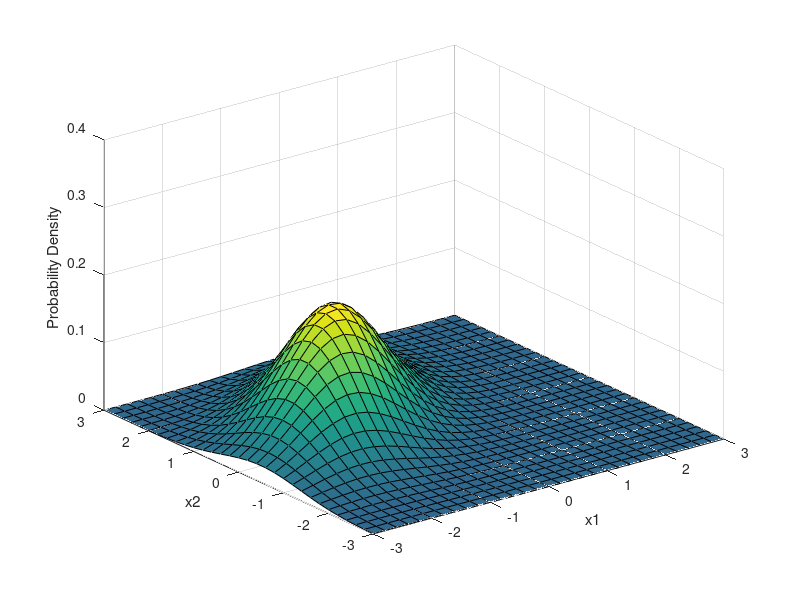

This chart was generated by the following MATLAB code:
mu = [-1 0.5];
Sigma = [1 .5; .5 1];

x1 = -3:.2:3;
x2 = -3:.2:3;
[X1, X2] = meshgrid(x1, x2);
F = mvnpdf([X1(:) X2(:)], mu, Sigma);
F = reshape(F, length(x2), length(x1));
# y = exp(-0.5*(x-mu)'*pinv(Sigma)*(x-mu))/sqrt((2*pi)^k * det(Sigma))
surf(x1, x2, F);
caxis([min(F(:))-.5*range(F(:)), max(F(:))]);
axis([-3 3 -3 3 0 .4]);
xlabel("x1");
ylabel("x2");
zlabel("Probability Density");
saveas(1, "mvn.png");